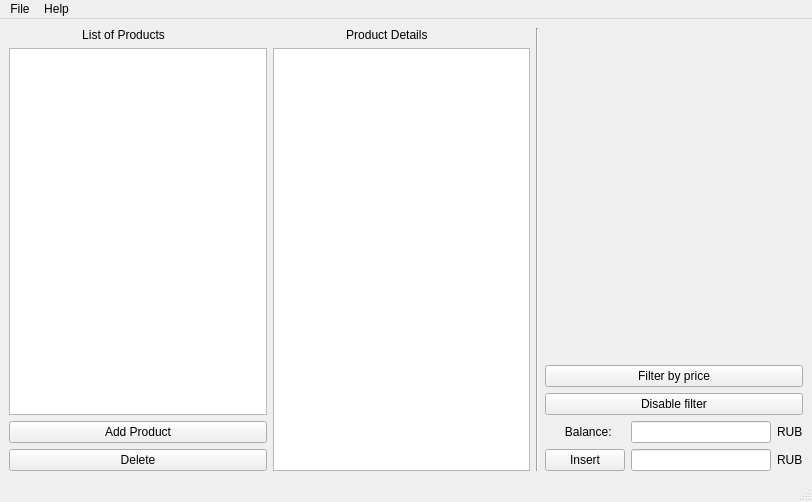
<?xml version="1.0" encoding="UTF-8"?>
<ui version="4.0">
 <class>MainWindow</class>
 <widget class="QMainWindow" name="MainWindow">
  <property name="geometry">
   <rect>
    <x>0</x>
    <y>0</y>
    <width>812</width>
    <height>502</height>
   </rect>
  </property>
  <property name="windowTitle">
   <string>MainWindow</string>
  </property>
  <widget class="QWidget" name="centralwidget">
   <layout class="QHBoxLayout" name="horizontalLayout_10">
    <item>
     <layout class="QVBoxLayout" name="verticalLayout">
      <item>
       <widget class="QLabel" name="label1">
        <property name="text">
         <string>                      List of Products</string>
        </property>
       </widget>
      </item>
      <item>
       <widget class="QListView" name="listView"/>
      </item>
      <item>
       <widget class="QPushButton" name="addBtn">
        <property name="text">
         <string>Add Product</string>
        </property>
       </widget>
      </item>
      <item>
       <widget class="QPushButton" name="pushButton_2">
        <property name="text">
         <string>Delete</string>
        </property>
       </widget>
      </item>
     </layout>
    </item>
    <item>
     <layout class="QVBoxLayout" name="verticalLayout_2">
      <item>
       <widget class="QLabel" name="label">
        <property name="text">
         <string>                      Product Details</string>
        </property>
       </widget>
      </item>
      <item>
       <widget class="QListView" name="listView2"/>
      </item>
     </layout>
    </item>
    <item>
     <widget class="Line" name="line">
      <property name="orientation">
       <enum>Qt::Vertical</enum>
      </property>
     </widget>
    </item>
    <item>
     <layout class="QVBoxLayout" name="verticalLayout_7">
      <item>
       <widget class="QLabel" name="label_3">
        <property name="text">
         <string/>
        </property>
       </widget>
      </item>
      <item>
       <widget class="QPushButton" name="pushButton_3">
        <property name="text">
         <string>Filter by price</string>
        </property>
       </widget>
      </item>
      <item>
       <widget class="QPushButton" name="pushButton_4">
        <property name="text">
         <string>Disable filter</string>
        </property>
       </widget>
      </item>
      <item>
       <layout class="QGridLayout" name="gridLayout">
        <item row="0" column="1">
         <widget class="QLineEdit" name="output">
          <property name="readOnly">
           <bool>true</bool>
          </property>
         </widget>
        </item>
        <item row="1" column="0">
         <widget class="QPushButton" name="pushButton">
          <property name="text">
           <string>Insert</string>
          </property>
         </widget>
        </item>
        <item row="0" column="2">
         <widget class="QLabel" name="label_4">
          <property name="text">
           <string>RUB</string>
          </property>
         </widget>
        </item>
        <item row="1" column="2">
         <widget class="QLabel" name="label_5">
          <property name="text">
           <string>RUB</string>
          </property>
         </widget>
        </item>
        <item row="1" column="1">
         <widget class="QLineEdit" name="Input"/>
        </item>
        <item row="0" column="0">
         <widget class="QLabel" name="label_2">
          <property name="layoutDirection">
           <enum>Qt::LeftToRight</enum>
          </property>
          <property name="text">
           <string>      Balance: </string>
          </property>
         </widget>
        </item>
       </layout>
      </item>
     </layout>
    </item>
   </layout>
  </widget>
  <widget class="QMenuBar" name="menubar">
   <property name="geometry">
    <rect>
     <x>0</x>
     <y>0</y>
     <width>812</width>
     <height>21</height>
    </rect>
   </property>
   <widget class="QMenu" name="menuFile">
    <property name="title">
     <string>File</string>
    </property>
    <addaction name="actionOpen"/>
    <addaction name="actionSaveFile"/>
    <addaction name="separator"/>
    <addaction name="actionExi"/>
   </widget>
   <widget class="QMenu" name="menuHelp">
    <property name="title">
     <string>Help</string>
    </property>
    <addaction name="actionHelp"/>
   </widget>
   <addaction name="menuFile"/>
   <addaction name="menuHelp"/>
  </widget>
  <widget class="QStatusBar" name="statusbar"/>
  <action name="actionOpen">
   <property name="text">
    <string>Open file</string>
   </property>
  </action>
  <action name="actionExi">
   <property name="text">
    <string>Exit</string>
   </property>
  </action>
  <action name="actionSaveFile">
   <property name="text">
    <string>Save file</string>
   </property>
  </action>
  <action name="actionHelp">
   <property name="text">
    <string>Help</string>
   </property>
  </action>
 </widget>
 <resources/>
 <connections>
  <connection>
   <sender>actionExi</sender>
   <signal>triggered()</signal>
   <receiver>MainWindow</receiver>
   <slot>close()</slot>
   <hints>
    <hint type="sourcelabel">
     <x>-1</x>
     <y>-1</y>
    </hint>
    <hint type="destinationlabel">
     <x>399</x>
     <y>299</y>
    </hint>
   </hints>
  </connection>
 </connections>
</ui>
